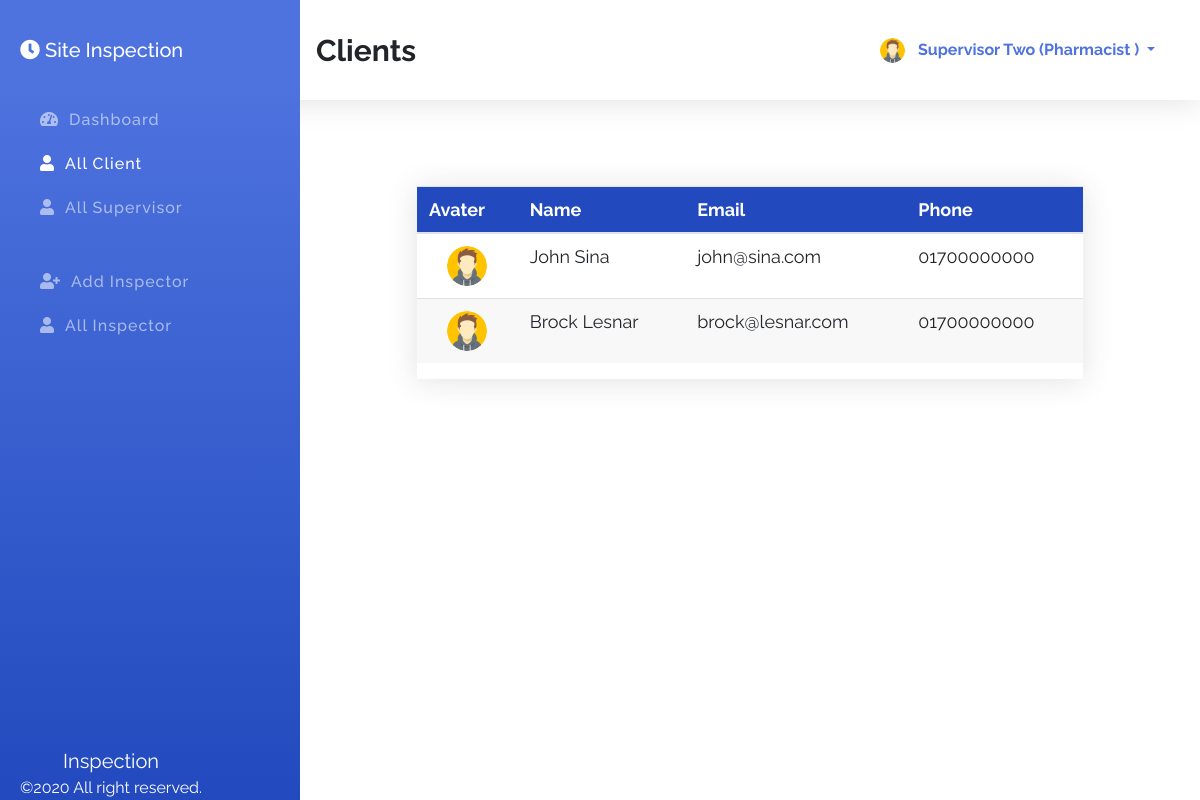
/index.php?id=allManager (signed in), run on the app's committed database.
### tables this page shows
CREATE TABLE `pharmacists` (
  `id` int(11) NOT NULL,
  `fname` varchar(100) NOT NULL,
  `lname` varchar(100) NOT NULL,
  `email` varchar(100) NOT NULL,
  `phone` varchar(100) NOT NULL,
  `password` varchar(100) NOT NULL,
  `role` varchar(100) NOT NULL DEFAULT 'pharmacist',
  `avatar` varchar(255) NOT NULL DEFAULT 'avatar.png'
);

CREATE TABLE `managers` (
  `id` int(11) NOT NULL,
  `fname` varchar(100) NOT NULL,
  `lname` varchar(100) NOT NULL,
  `email` varchar(100) NOT NULL,
  `phone` varchar(100) NOT NULL,
  `password` varchar(100) NOT NULL,
  `role` varchar(100) NOT NULL DEFAULT 'manager',
  `avatar` varchar(255) NOT NULL DEFAULT 'avatar.png'
);

### index.php (the view, shortened to what this page needs)
<?php
    $sessionId = $_SESSION['id'] ?? '';
    $sessionRole = $_SESSION['role'] ?? '';
    $connection = mysqli_connect( DB_HOST, DB_USER, DB_PASSWORD, DB_NAME );
    $id = $_REQUEST['id'] ?? 'dashboard';
    $action = $_REQUEST['action'] ?? '';
?>
<!DOCTYPE html>
<html lang="en">
<head>
    <link rel="stylesheet" href="assets/css/bootstrap.min.css">
    <link rel="stylesheet" href="assets/css/all.min.css">
    <link rel="stylesheet" href="assets/css/style.css">
</head>
<body>
    <section class="topber">
        <div class="topber__title">
            <span class="topber__title--text">
                <?php
                    if ( 'dashboard' == $id ) {
                        echo "DashBoard";
                    } elseif ( 'addManager' == $id ) {
                        echo "Add Client";
                    } elseif ( 'allManager' == $id ) {
                        echo "Clients";
                    } elseif ( 'addPharmacist' == $id ) {
                        echo "Add Supervisor";
                    } elseif ( 'allPharmacist' == $id ) {
                        echo "Supervisor";
                    } elseif ( 'addSalesman' == $id ) {
                        echo "Add Inspector";
                    } elseif ( 'allSalesman' == $id ) {
                        echo "Inspector";
                    } elseif ( 'userProfile' == $id ) {
                        echo "Your Profile";
                    } elseif ( 'editManager' == $action ) {
                        echo "Edit Manager";
                    } elseif ( 'editPharmacist' == $action ) {
                        echo "Edit Pharmacist";
                    } elseif ( 'editSalesman' == $action ) {
                        echo "Edit Inspector";
                    }
                ?>
            </span>
        </div>
        <div class="topber__profile">
            <?php
                $query = "SELECT fname,lname,role,avatar FROM {$sessionRole}s WHERE id='$sessionId'";
                $result = mysqli_query( $connection, $query );
                if ( $data = mysqli_fetch_assoc( $result ) ) {
                    $fname = $data['fname'];
                    $lname = $data['lname'];
                    $role = $data['role'];
                    $avatar = $data['avatar'];
                ?>
                <img src="assets/img/<?php echo "$avatar"; ?>" height="25" width="25" class="rounded-circle" alt="profile">
                <div class="dropdown">
                    <button class="btn dropdown-toggle" type="button" id="dropdownMenuButton" data-toggle="dropdown" aria-haspopup="true" aria-expanded="false">
                    <?php
                        echo "$fname $lname (" . ucwords( $role ) . " )";
                        }
                    ?>
                    </button>
                </div>
        </div>
    </section>
    <section id="sideber" class="sideber">
        <ul class="sideber__ber">
            <h3 class="sideber__panel"><i id="left" class="fas fa-clock" ></i>  Site Inspection</h3>
            <li id="left" class="sideber__item<?php if ( 'dashboard' == $id ) {
                                                  echo " active";
                                              }?>">
                <a href="index.php?id=dashboard"><i id="left" class="fas fa-tachometer-alt"></i>Dashboard</a>
            </li>
            <li id="left" class="sideber__item<?php if ( 'allManager' == $id ) {
    echo " active";
}?>">
                <a href="index.php?id=allManager"><i id="left" class="fas fa-user"></i>All Client</a>
            </li>
            <li id="left" class="sideber__item<?php if ( 'allPharmacist' == $id ) {
    echo " active";
}?>">
                <a href="index.php?id=allPharmacist"><i id="left" class="fas fa-user"></i>All Supervisor</a>
            </li>
            <?php if ( 'admin' == $sessionRole || 'manager' == $sessionRole || 'pharmacist' == $sessionRole ) {?>
                <li id="left" class="sideber__item sideber__item--modify<?php if ( 'addSalesman' == $id ) {
                                                                            echo " active";
                                                                        }?>">
                    <a href="index.php?id=addSalesman"><i id="left" class="fas fa-user-plus"></i>Add Inspector</a>
                </li><?php }?>
            <li id="left" class="sideber__item<?php if ( 'allSalesman' == $id ) {
    echo " active";
}?>">
                <a href="index.php?id=allSalesman"><i id="left" class="fas fa-user"></i>All Inspector</a>
            </li>
        </ul>
        <footer class="text-center"><span>Inspection</span><br>©2020 All right reserved.</footer>
    </section>
    <section class="main">
        <div class="container">
            <div class="manager">
                <?php if ( 'allManager' == $id ) {?>
                    <div class="allManager">
                        <div class="main__table">
                            <table class="table">
                                <thead>
                                    <tr>
                                        <th scope="col">Avater</th>
                                        <th scope="col">Name</th>
                                        <th scope="col">Email</th>
                                        <th scope="col">Phone</th>
                                    </tr>
                                </thead>
                                <tbody>
                                    <?php
                                        $getManagers = "SELECT * FROM managers";
                                            $result = mysqli_query( $connection, $getManagers );
                                        while ( $manager = mysqli_fetch_assoc( $result ) ) {?>
                                        <tr>
                                            <td>
                                                <center><img class="rounded-circle" width="40" height="40" src="assets/img/<?php echo $manager['avatar']; ?>" alt=""></center>
                                            </td>
                                            <td><?php printf( "%s %s", $manager['fname'], $manager['lname'] );?></td>
                                            <td><?php printf( "%s", $manager['email'] );?></td>
                                            <td><?php printf( "%s", $manager['phone'] );?></td>
                                        </tr>
                                    <?php }?>
                                </tbody>
                            </table>
                        </div>
                    </div>
                <?php }?>
            </div>
        </div>
    </section>
</body>
</html>

### assets/css/style.css (style rules this page uses)
*, *::before, *::after { margin: 0; padding: 0; -webkit-box-sizing: border-box; box-sizing: border-box; }
body { font-family: "Raleway", sans-serif; }
a { text-decoration: none !important; }
.topber { position: fixed; width: 100%; top: 0; left: 0; padding-left: 300px; right: 0; z-index: 999; -webkit-box-shadow: 0 0.15rem 1.75rem 0 rgba(58, 59, 69, 0.15); box-shadow: 0 0.15rem 1.75rem 0 rgba(58, 59, 69, 0.15); background-color: #fff; }
.topber__title { height: 12.5vh; float: left; display: -webkit-box; display: -ms-flexbox; display: flex; -webkit-box-orient: horizontal; -webkit-box-direction: normal; -ms-flex-direction: row; flex-direction: row; -webkit-box-align: center; -ms-flex-align: center; align-items: center; padding-left: 1rem; }
.topber__title--text { font-size: 30px; font-weight: bold; }
.topber__profile { height: 12.5vh; float: right; padding-right: 10px; display: -webkit-box; display: -ms-flexbox; display: flex; -webkit-box-orient: horizontal; -webkit-box-direction: normal; -ms-flex-direction: row; flex-direction: row; -webkit-box-align: center; -ms-flex-align: center; align-items: center; padding: 2rem; }
.topber__profile button { color: #4e73df; line-height: 10px; font-weight: bold; }
.sideber { position: fixed; top: 0; overflow-y: auto; left: 0; bottom: 0; width: 300px; height: 100vh; padding: 40px 20px 20px 20px; background-color: #4e73df; background-image: -webkit-gradient(linear, left top, left bottom, color-stop(10%, #4e73df), to(#224abe)); background-image: linear-gradient(180deg, #4e73df 10%, #224abe 100%); background-size: cover; -webkit-transition: left 0.5s ease; transition: left 0.5s ease; z-index: 999; }
.sideber__ber { list-style: none; }
.sideber__panel { font-size: 20px; color: #fff; line-height: 1.2rem; padding-bottom: 30px; }
.sideber__panel i { color: #fff; }
.sideber__item { padding: 10px; }
.sideber__item a { color: rgba(255, 255, 255, 0.55); font-size: 16px; letter-spacing: 1px; font-weight: 500; }
.sideber__item a i { color: rgba(255, 255, 255, 0.55); padding: 0 10px; }
.sideber__item:hover a, .sideber__item.active a, .sideber__item.active i, .sideber__item:hover i { color: #fff; -webkit-transition: 0.3s ease; transition: 0.3s ease; }
.sideber__item--modify { padding: 40px 10px 10px 10px; }
.sideber footer { position: absolute; bottom: 0; font-size: 16px; color: #fff; }
.sideber footer span { font-size: 20px; }
.main { margin-left: 300px; margin-top: 10vh; padding: 2rem; }
.main__table { margin: 50px 70px; -webkit-box-shadow: 0 0.15rem 1.75rem 0 rgba(58, 59, 69, 0.15); box-shadow: 0 0.15rem 1.75rem 0 rgba(58, 59, 69, 0.15); overflow-x: auto; }
.main__table .table { font-size: 18px; font-weight: 400; }
.main__table .table th { color: #ffffff; background: #224abe; }
.main__table .table tr:nth-child(even) { background: #f8f8f8; }

### data on the page
pharmacists: avatar (placeholder picture), fname "Supervisor", lname "Two", role "Pharmacist"
managers: avatar (placeholder picture), fname "John", lname "Sina", email "john@sina.com", phone "01700000000"
managers: avatar (placeholder picture), fname "Brock", lname "Lesnar", email "brock@lesnar.com", phone "01700000000"
